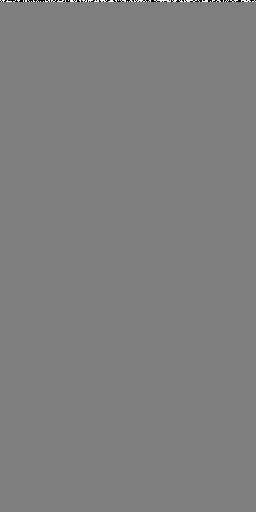
Frame 1 (no input)
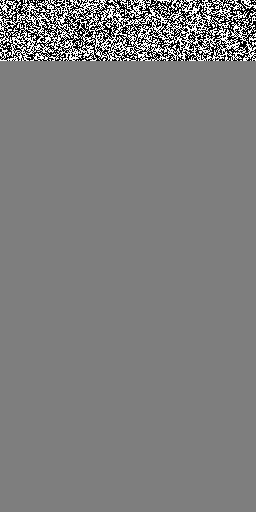
Frame 60 (the mouse pressed at the canvas centre just before this capture)
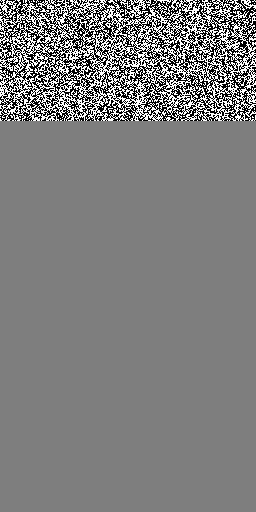
Frame 120 (the mouse held since frame 60 and released just before this capture)

The Processing sketch that drew these frames (run headless with seeded random() and noise(); from frame 60 on, the mouse is pressed at the canvas centre):

// Processing sketch: BooleanNetwork
// ── BooleanNetwork.pde
Network network;
int _row;
final color[] _colours = {
  color(126),
  color(0),
  color(255)
};

void setup() {
  size(256,512);
  background(_colours[0]);
  
  initiliseNetwork();
}

void draw() {
  if(_row<height) {
    drawLine(_row, network.updateBuffer());
    _row++;
  } else {
    background(_colours[0]);
    initiliseNetwork();
  }
}

void drawLine(int row, boolean[] buffer) {
  for(int i=0;i<buffer.length;i++) {
    set(i,row,_colours[buffer[i]?2:1]);
  }
}
void initiliseNetwork() {
  _row = 0;
  network = new Network(width, 16);
  //max 30 since we're using int
  
  drawLine(_row, network.getBuffer());
  _row++;
}

// ── Network.pde
public class Network {
  private Node[] _nodes;
  private boolean[] _buffer,
                    _rules;
  
  public Network(int size, int connections) {
    
    _nodes = new Node[size];
    _buffer = new boolean[size];
    _rules = new boolean[(1<<connections)];
    
    for(int i=0;i<size;i++) {
      _nodes[i] = new Node(size, i, connections);
      _buffer[i] = _nodes[i].getState();
    }
    
    for(int i=0;i<_rules.length;i++) {
      _rules[i] = random(1)>.5;
    }
  }
  
  public boolean[] updateBuffer() {
    for(int i=0;i<_nodes.length;i++) {
      _nodes[i].setState(_buffer, _rules);
    }
    
    for(int i=0;i<_nodes.length;i++) {
      _buffer[i] = _nodes[i].getState();
    }
    
    return _buffer;
  }
  
  public boolean[] getBuffer() {
    return _buffer;
  }
}

// ── Node.pde
public class Node {
  private boolean _val;
  private int[] _connections;
  
  public Node(int size, int self, int connections) {
    _val = random(1)>.5;
    _connections = new int[connections];
    
    for(int i=0;i<_connections.length;i++) {
      do {
        _connections[i] = round(random(_connections.length-1));
      } while(_connections[i] == self);
    }
  }
  
  public boolean getState() {
    return _val;
  }
  
  public void setState(boolean[] buffer, boolean[] rules) {
    int rule = 0;
    
    for(int i=0;i<_connections.length;i++) {
      rule += int(buffer[_connections[i]])<<i;
    }
    _val = rules[rule];
  }
}
